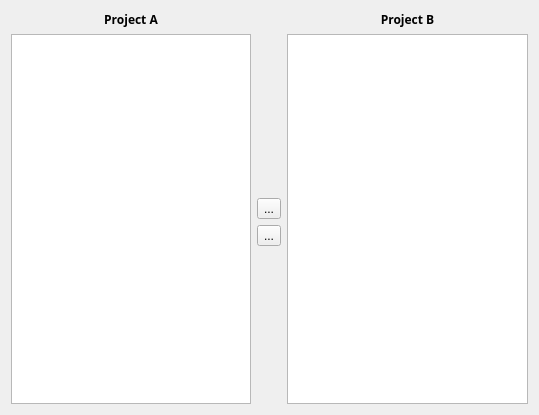
<?xml version="1.0" encoding="UTF-8"?>
<ui version="4.0">
 <class>ProjectDialog</class>
 <widget class="QDialog" name="ProjectDialog">
  <property name="geometry">
   <rect>
    <x>0</x>
    <y>0</y>
    <width>539</width>
    <height>415</height>
   </rect>
  </property>
  <property name="windowTitle">
   <string>Choose Project</string>
  </property>
  <layout class="QGridLayout">
   <item row="3" column="1">
    <widget class="QToolButton" name="rightButton">
     <property name="text">
      <string>...</string>
     </property>
     <property name="icon">
      <iconset resource="projectchooser.qrc">
       <normaloff>:/images/rightarrow.png</normaloff>:/images/rightarrow.png</iconset>
     </property>
     <property name="iconSize">
      <size>
       <width>22</width>
       <height>22</height>
      </size>
     </property>
    </widget>
   </item>
   <item row="1" column="1">
    <spacer>
     <property name="orientation">
      <enum>Qt::Vertical</enum>
     </property>
     <property name="sizeHint" stdset="0">
      <size>
       <width>20</width>
       <height>40</height>
      </size>
     </property>
    </spacer>
   </item>
   <item row="4" column="1">
    <spacer>
     <property name="orientation">
      <enum>Qt::Vertical</enum>
     </property>
     <property name="sizeHint" stdset="0">
      <size>
       <width>20</width>
       <height>21</height>
      </size>
     </property>
    </spacer>
   </item>
   <item row="2" column="1">
    <widget class="QToolButton" name="leftButton">
     <property name="text">
      <string>...</string>
     </property>
     <property name="icon">
      <iconset resource="projectchooser.qrc">
       <normaloff>:/images/leftarrow.png</normaloff>:/images/leftarrow.png</iconset>
     </property>
     <property name="iconSize">
      <size>
       <width>22</width>
       <height>22</height>
      </size>
     </property>
    </widget>
   </item>
   <item row="0" column="2">
    <widget class="QLabel" name="labelB">
     <property name="text">
      <string>&lt;html&gt;&lt;head&gt;&lt;meta name=&quot;qrichtext&quot; content=&quot;1&quot; /&gt;&lt;/head&gt;&lt;body style=&quot; white-space: pre-wrap; font-family:Sans Serif; font-weight:400; font-style:normal; text-decoration:none;&quot;&gt;&lt;p style=&quot; margin-top:0px; margin-bottom:0px; margin-left:0px; margin-right:0px; -qt-block-indent:0; text-indent:0px;&quot;&gt;&lt;span style=&quot; font-weight:600;&quot;&gt;Project B&lt;/span&gt;&lt;/p&gt;&lt;/body&gt;&lt;/html&gt;</string>
     </property>
     <property name="alignment">
      <set>Qt::AlignCenter</set>
     </property>
    </widget>
   </item>
   <item row="0" column="0">
    <widget class="QLabel" name="labelA">
     <property name="text">
      <string>&lt;html&gt;&lt;head&gt;&lt;meta name=&quot;qrichtext&quot; content=&quot;1&quot; /&gt;&lt;/head&gt;&lt;body style=&quot; white-space: pre-wrap; font-family:Sans Serif; font-weight:400; font-style:normal; text-decoration:none;&quot;&gt;&lt;p style=&quot; margin-top:0px; margin-bottom:0px; margin-left:0px; margin-right:0px; -qt-block-indent:0; text-indent:0px;&quot;&gt;&lt;span style=&quot; font-weight:600;&quot;&gt;Project A&lt;/span&gt;&lt;/p&gt;&lt;/body&gt;&lt;/html&gt;</string>
     </property>
     <property name="alignment">
      <set>Qt::AlignHCenter</set>
     </property>
    </widget>
   </item>
   <item row="1" column="0" rowspan="4">
    <widget class="ProjectListWidget" name="projectA"/>
   </item>
   <item row="1" column="2" rowspan="4">
    <widget class="ProjectListWidget" name="projectB"/>
   </item>
  </layout>
 </widget>
 <customwidgets>
  <customwidget>
   <class>ProjectListWidget</class>
   <extends>QListWidget</extends>
   <header>projectlistwidget.h</header>
  </customwidget>
 </customwidgets>
 <resources>
  <include location="projectchooser.qrc"/>
 </resources>
 <connections/>
</ui>
